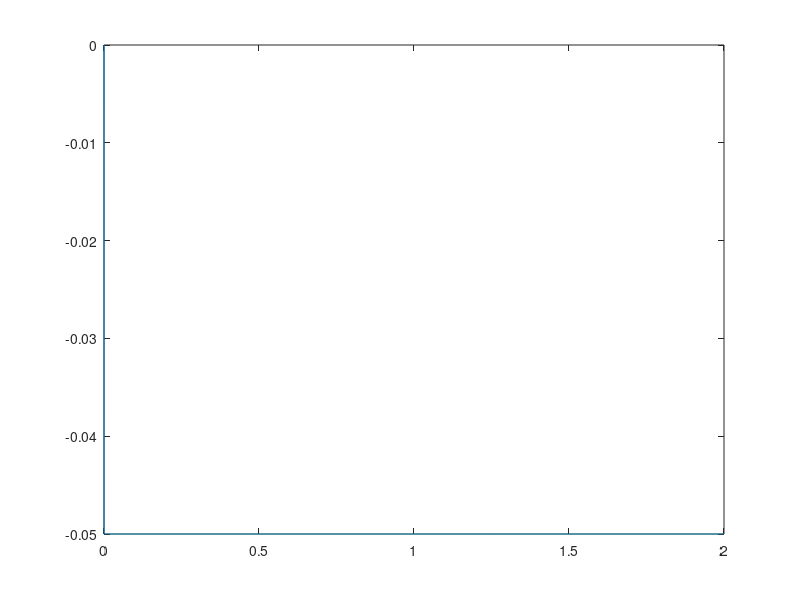

Reproduce this figure in MATLAB.
% This is code written for tutorial 2.2, Modeling the refractory period
% Written by Clark Xu

%% Parameter
E_l = -0.070;
R_m = 1e8;
C_m = 1e-10;
t_max = 2;
dt = 1e-4;
t = 0:dt:t_max;
Nt = length(t);

question_number = 1;

%% setting up Vectors
Vm = zeros(1, Nt);




switch question_number
    case 1
        V_th = -0.050;
        V_reset = -0.065;
        tau_ref = 2.5e-3;   % tau refractory
    
    
end    


Iapp = 600e-12;
for i = 2:Nt


    switch question_number
        case 1
            dV = ((E_l-Vm(1,i-1))/R_m+Iapp)*(dt/C_m);
            Vm(1,i)=Vm(1,i-1)+dV;
            if Vm(1,i)>V_th
                Vm(1,i)=V_th;
            end
            
    end

    

end

plot(t, Vm)